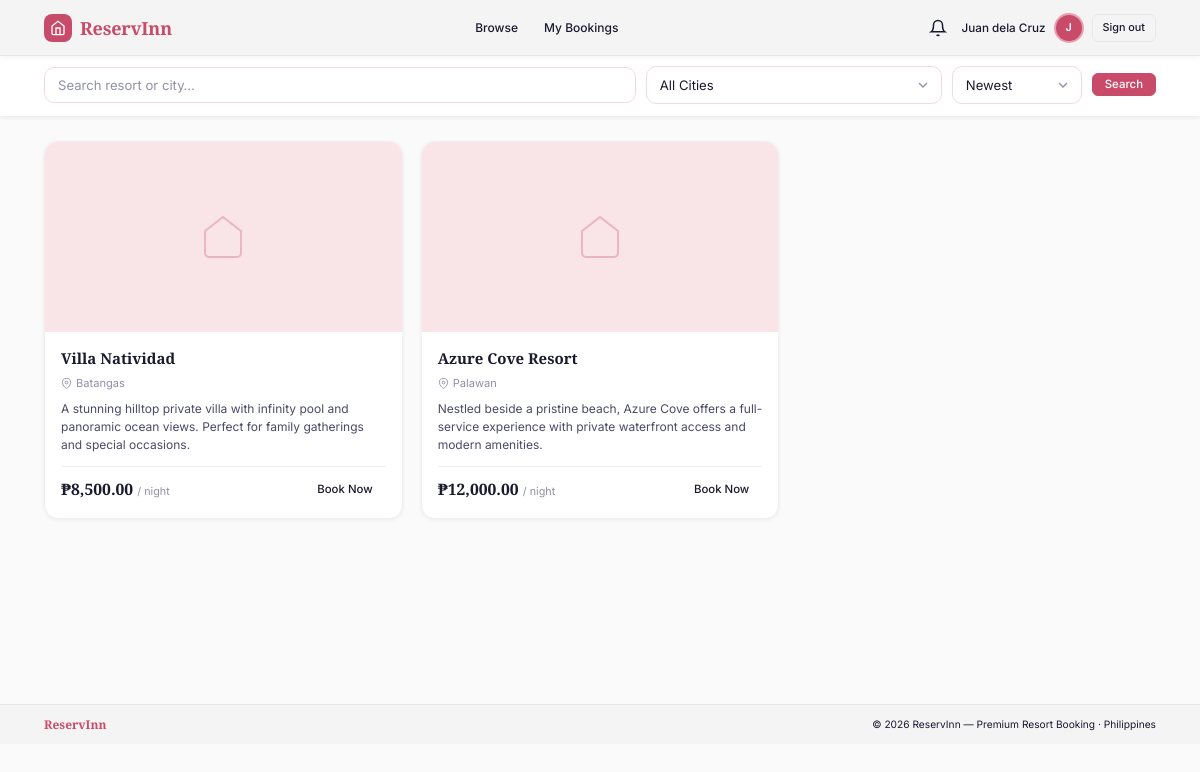
Screenshot of /pages/browse_resorts.php (signed in) with the database file from the repository.
### tables this page shows
CREATE TABLE IF NOT EXISTS `resorts` (
  `resort_id`        INT UNSIGNED    NOT NULL AUTO_INCREMENT,
  `owner_id`         INT UNSIGNED    NOT NULL,
  `name`             VARCHAR(160)    NOT NULL,
  `description`      TEXT            DEFAULT NULL,
  `location_city`    VARCHAR(80)     DEFAULT NULL,
  `location_address` VARCHAR(255)    DEFAULT NULL,
  `price_per_night`  DECIMAL(10,2)   NOT NULL DEFAULT 0.00,
  `max_guests`       SMALLINT        NOT NULL DEFAULT 1,
  `is_available`     TINYINT(1)      NOT NULL DEFAULT 1,
  `image_path`       VARCHAR(255)    DEFAULT NULL,
  `created_at`       DATETIME        NOT NULL DEFAULT CURRENT_TIMESTAMP,
  `updated_at`       DATETIME        NOT NULL DEFAULT CURRENT_TIMESTAMP ON UPDATE CURRENT_TIMESTAMP,
  PRIMARY KEY (`resort_id`),
  KEY `fk_resort_owner` (`owner_id`),
  CONSTRAINT `fk_resort_owner` FOREIGN KEY (`owner_id`) REFERENCES `users` (`user_id`) ON DELETE CASCADE
);

### pages/browse_resorts.php (the view, shortened to what this page needs)
<?php
require_once '../config.php';
$search   = trim($_GET['search'] ?? '');
$sort     = $_GET['sort']        ?? 'newest';
$per_page = 12;
$page     = max(1, intval($_GET['page'] ?? 1));
$offset   = ($page - 1) * $per_page;
$base   = "FROM resorts r JOIN users u ON r.owner_id = u.user_id WHERE r.is_available = 1";
$params = [];
$order = match($sort) {
    'price_asc'  => 'r.price_per_night ASC',
    'price_desc' => 'r.price_per_night DESC',
    'rating'     => 'avg_rating DESC',
    default      => 'r.created_at DESC',
};
$total_resorts = 0;
try {
    $c = $pdo->prepare("SELECT COUNT(*) $base");
    $c->execute($params);
    $total_resorts = (int)$c->fetchColumn();
} catch (PDOException $e) { error_log($e->getMessage()); }
$resorts = [];
try {
    $sql  = "SELECT r.*, u.full_name as owner_name,
             (SELECT AVG(rv.rating) FROM reviews rv WHERE rv.resort_id=r.resort_id AND rv.is_approved=1) as avg_rating,
             (SELECT COUNT(*) FROM reviews rv WHERE rv.resort_id=r.resort_id AND rv.is_approved=1) as review_count
             $base ORDER BY $order LIMIT :lim OFFSET :off";
    $stmt = $pdo->prepare($sql);
    $stmt->bindValue(':lim', $per_page, PDO::PARAM_INT);
    $stmt->bindValue(':off', $offset,   PDO::PARAM_INT);
    $stmt->execute();
    $resorts = $stmt->fetchAll();
} catch (PDOException $e) { error_log($e->getMessage()); }
include '_head.php';
?>
<div class="browse-page">
  <div class="browse-header">
    <div class="container">
      <div style="display:flex;align-items:center;justify-content:space-between;gap:12px;padding:10px 0 4px;flex-wrap:wrap">
        <div>
          <span class="section-eyebrow" style="margin-bottom:0">Explore</span>
          <h1 style="font-size:1.4rem;margin:0">Browse Resorts</h1>
        </div>
        <?php if ($total_resorts > 0): ?>
          <span style="font-size:.78rem;color:var(--text-muted)">
          </span>
        <?php endif; ?>
      </div>
      <form method="GET" action="" class="browse-filter-form">
        <div class="form-group" style="flex:2;min-width:180px;margin:0">
          <input class="form-control" type="text" name="search"
                 value="<?php echo htmlspecialchars($search); ?>"
                 placeholder="Search resort or city…">
        </div>
        <div class="form-group" style="flex:1;min-width:130px;margin:0">
          <select class="form-control form-control--select" name="city">
            <option value="">All Cities</option>
          </select>
        </div>
        <div class="form-group" style="min-width:130px;margin:0">
          <select class="form-control form-control--select" name="sort">
            <option value="newest"     <?php echo $sort==='newest'    ?'selected':''; ?>>Newest</option>
          </select>
        </div>
        <div style="display:flex;gap:6px;align-items:center">
          <button type="submit" class="btn btn--primary btn--sm">Search</button>
        </div>
      </form>
    </div>
  </div>
  <div class="browse-scroll-body">
    <div class="container" style="padding-top:24px;padding-bottom:32px">
      <?php if (count($resorts) > 0): ?>
        <div class="resort-grid">
          <?php foreach ($resorts as $r): ?>
            <div class="resort-card">
              <?php if ($r['image_path'] && file_exists('../' . $r['image_path'])): ?>
                <img class="resort-card__image"
                     src="<?php echo htmlspecialchars('../' . $r['image_path']); ?>"
                     alt="<?php echo htmlspecialchars($r['name']); ?>">
              <?php else: ?>
                <div class="resort-card__image-placeholder">
                  <svg viewBox="0 0 24 24" fill="none" stroke="currentColor" stroke-width="1"><path d="M3 9l9-7 9 7v11a2 2 0 01-2 2H5a2 2 0 01-2-2z"/></svg>
                </div>
              <?php endif; ?>
              <div class="resort-card__body">
                <div class="resort-card__name"><?php echo htmlspecialchars($r['name']); ?></div>
                <div class="resort-card__loc">
                  <svg viewBox="0 0 24 24" fill="none" stroke="currentColor" stroke-width="2"><path d="M21 10c0 7-9 13-9 13s-9-6-9-13a9 9 0 0118 0z"/><circle cx="12" cy="10" r="3"/></svg>
                  <?php echo htmlspecialchars($r['location_city']); ?>
                </div>
                <div class="resort-card__desc"><?php echo htmlspecialchars($r['description']); ?></div>
                <div class="resort-card__footer">
                  <div class="resort-card__price">
                    &#8369;<?php echo number_format($r['price_per_night'],2); ?>
                    <span>/ night</span>
                  </div>
                  <a href="book_resort.php?id=<?php echo $r['resort_id']; ?>" class="btn btn--coral btn--sm">Book Now</a>
                </div>
              </div>
            </div>
          <?php endforeach; ?>
        </div>
      <?php endif; ?>
    </div>
  </div>
</div>
<?php include '_foot.php'; ?>

### rows the page displays
resorts: name "Villa Natividad", location_city "Batangas", description "A stunning hilltop private villa with infinity pool and panoramic ocean views. Perfect for family gatherings and special occasions.", price_per_night "8,500.00"
resorts: name "Azure Cove Resort", location_city "Palawan", description "Nestled beside a pristine beach, Azure Cove offers a full-service experience with private waterfront access and modern amenities.", price_per_night "12,000.00"

### other values shown
$_SESSION['user_name'] "Juan dela Cruz"
substr($_SESSION['user_name'] ?? 'U', 0, 1) "J"
